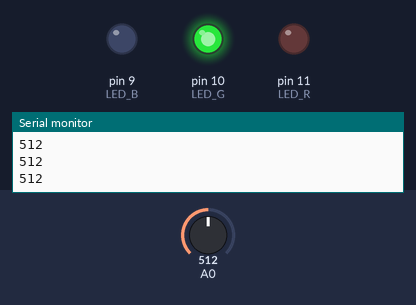
Recording of a sketch running on a simulated Arduino Uno, built with avr-gcc and run on an emulated ATmega328P. On the bench: output pins drawn as LEDs (lit = HIGH), the last lines printed to the serial monitor. The test bench sets the inputs (shaded band); at power-on: A0 = 512.

Above: at 1.2 s.
1.3 s: A0 set to 524
2.8 s: A0 set to 549
At 3.9 s:
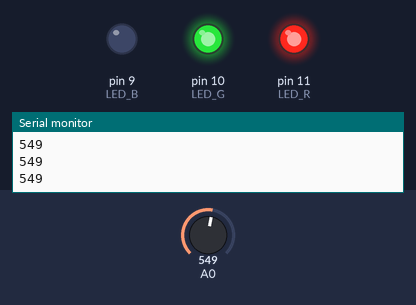
4.3 s: A0 set to 642
5.8 s: A0 set to 671
At 6.2 s:
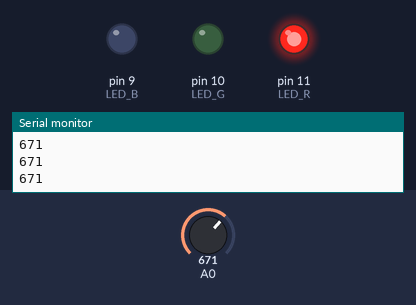
7.3 s: A0 set to 888
8.8 s: A0 set to 916
At 9.7 s:
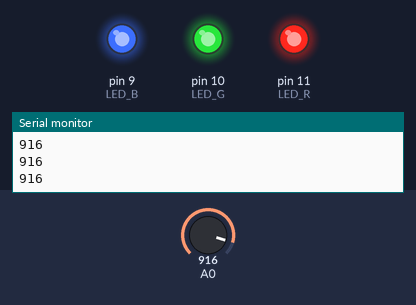
Timing chart, 0 to 11.3 s (numbered marks = the images above; inputs shaded):
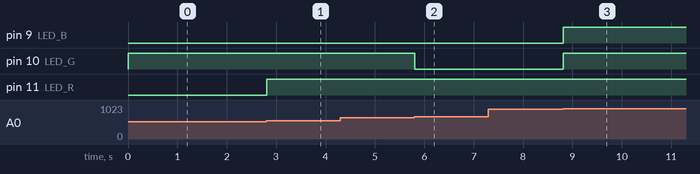

The sketch:

No.25.ino
```cpp
#define LED_B 9 //green
#define LED_G 10 //red
#define LED_R 11 //blue


void setup() {
  // put your setup code here, to run once:
Serial.begin(9600);
 pinMode(LED_B,OUTPUT);
 pinMode(LED_G,OUTPUT);
 pinMode(LED_R,OUTPUT);
  digitalWrite(LED_B,LOW);
  digitalWrite(LED_G,LOW);
  digitalWrite(LED_R,LOW);
}

void loop() {
  // put your main code here, to run repeatedly:
int Temp = analogRead(A0);
Serial.println(Temp);


if(Temp>= 40 && Temp < 163)
{
  digitalWrite(LED_B,HIGH);
  digitalWrite(LED_G,LOW);
  digitalWrite(LED_R,HIGH);
  }
if(Temp>= 163 && Temp < 286)
{
  digitalWrite(LED_B,HIGH);
  digitalWrite(LED_G,LOW);
  digitalWrite(LED_R,LOW);
  }
  if(Temp>= 286 && Temp < 409)
  {
  digitalWrite(LED_B,HIGH);
  digitalWrite(LED_G,HIGH);
  digitalWrite(LED_R,LOW);
    }
   if(Temp>= 490 && Temp < 532)
    {
 digitalWrite(LED_B,LOW);
 digitalWrite(LED_G,HIGH);
 digitalWrite(LED_R,LOW);
      }
      if(Temp>= 532 && Temp < 655)
      {

 digitalWrite(LED_B,LOW);
 digitalWrite(LED_G,HIGH);
 digitalWrite(LED_R,HIGH);      }

      if(Temp>= 655 && Temp < 778)
      {

 digitalWrite(LED_B,LOW);
 digitalWrite(LED_G,LOW);
 digitalWrite(LED_R,HIGH);
        }
         if(Temp>= 901 && Temp < 1024 )
    {
 digitalWrite(LED_B,HIGH);
 digitalWrite(LED_G,HIGH);
 digitalWrite(LED_R,HIGH);
 }


}
```

Measured:
- the behaviour switches between 531 and 532 on A0 (found by bisection; images 0 and 1)
- the behaviour switches between 654 and 655 on A0 (found by bisection; images 1 and 2)
- the behaviour switches between 900 and 901 on A0 (found by bisection; images 2 and 3)
- after the input at 2.8 s, pin 11 (LED_R): LOW → HIGH at once
- after the input at 5.8 s, pin 10 (LED_G): HIGH → LOW at once
- after the input at 8.8 s, pin 9 (LED_B), pin 10 (LED_G): LOW → HIGH at once
